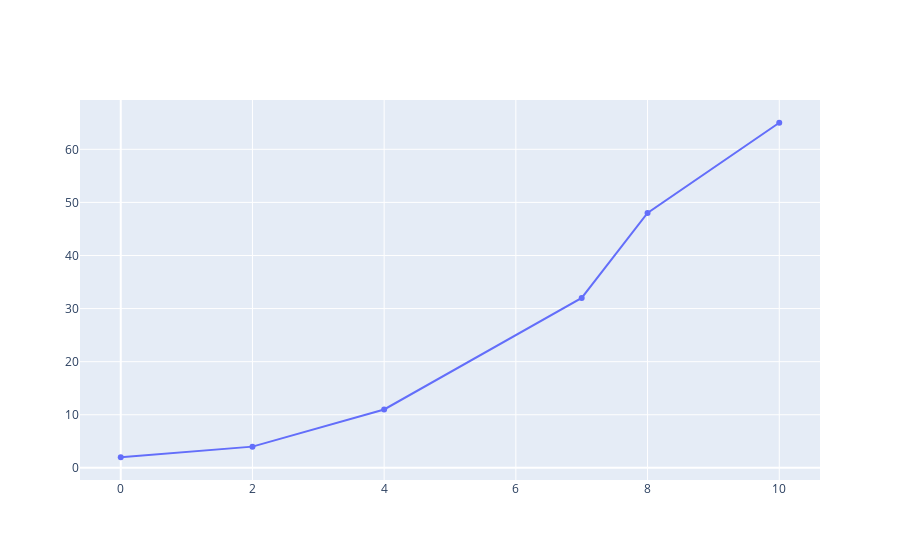

The code cell stored with this chart in its notebook:
### Code cell
import plotly.graph_objects as go 

fig = go.Figure()
fig.add_trace(go.Scatter(x=X,y=Y))
fig.show()

### Figure 1 — Plotly figure (JSON) as saved in the notebook; plotly's stock layout.template omitted (floating-point values rounded to 4 significant figures)
{"data": [{"type": "scatter", "x": [0, 2, 4, 7, 8, 10], "y": [2, 4, 11, 32, 48, 65, 104]}], "layout": {}}
